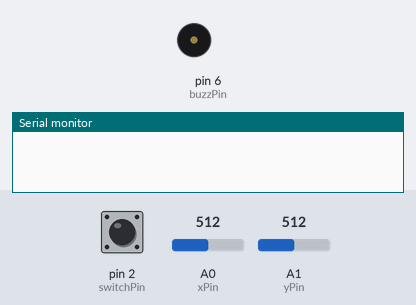
Bench run of a sketch on a simulated Arduino Uno, built with avr-gcc and run on an emulated ATmega328P. On the bench: buzzer (waves = sounding), the last lines printed to the serial monitor. The test bench sets the inputs (shaded band); at power-on: pin 2 (switchPin) HIGH, A0 (xPin) = 512, A1 (yPin) = 512.

Above: at 1.8 s.
1.9 s: pin 2 (switchPin) pulled LOW for 1.25 s
4.6 s: A0 (xPin) set to 716
At 6.1 s:
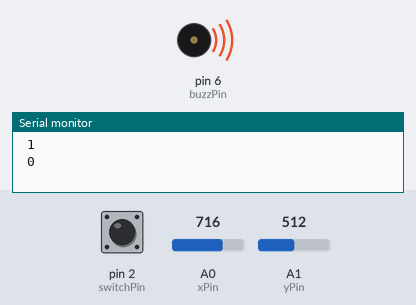
Timing chart, 0 to 7.6 s (numbered marks = the images above; inputs shaded):
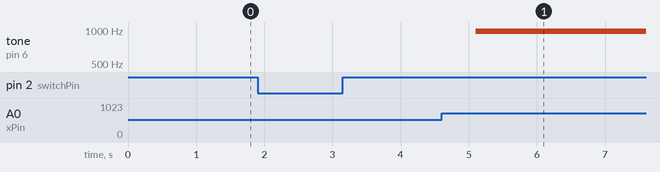

The sketch:

joystick_pwm.ino
```cpp
//* ===== ===== ===== ===== =====
//* Author:      Roy Wu
//* Description: Analog joystick with an active buzzer
//*              Buzzer tone can be adjusted by chaning joystick's position
//*              Buzzer noise can be minimied by pressing the push button on the joystick
//* History:     -05/xx/2020 initial version
//*              -03/21/2021 adding buzzOnOff()
//*              -04/02/2021 must use a PWM pin to run the code
//* ===== ===== ===== ===== =====

const int switchPin = 2; //* joystick
const int xPin = A0;     //* joystick
const int yPin = A1;     //* joystick
int buzzPin = 6;         //* buzzer


//* toggle viarable for buzzer's pinMode
int pinModeSW = 0;  //* 0: output, 1:input


//* ----------
//*     turn buzzer on/off by changing the pinMode
//* ----------
void buzzOnOff()
{
  switch (pinModeSW)
  {
    case 0:
      //* current pMode is OUTPUT, swith to INPUT and then break the loop
      //* buzzer shall be quite aftewards
      pinMode(buzzPin, INPUT);
      pinModeSW=1;
      Serial.print(" ");
      Serial.println(pinModeSW);
      break;
    case 1:
      //* current pMode is INPUT, swith to OUTPUT and break then the loop
      //* buzzer shall be noisy aftewards
      pinMode(buzzPin, OUTPUT);
      pinModeSW=0;
      Serial.print(" ");
      Serial.println(pinModeSW);
      break;
 }
}

//* ---------- ---------- ----------
//*     standard Arduino setup
//* ---------- ---------- ----------
void setup()
{
  pinMode(buzzPin,  OUTPUT);

  pinMode(switchPin, INPUT);
  digitalWrite(switchPin, HIGH);

  Serial.begin(9600);
}


//* ---------- ---------- ----------
//*     standard Arduino loop
//* ---------- ---------- ----------
void loop()
{
  int xValue = analogRead(xPin)*1024/256; //* 0 to 256
  int yValue = analogRead(yPin);          //* 0 to 1024
  int switchV = digitalRead(switchPin); //* high or low

  //* print switch value
//  Serial.println(switchV);
//  Serial.print("\n");

  //* ploting x and Y pin together
//  Serial.print(xValue);
//  Serial.print(" ");
//  Serial.println(yValue);

  //* when the push botton is pressed, toggle the buzzer on/off
  if (switchV ==0)
  {
    buzzOnOff();
  }

  int i;
  int counter = 0;
  while(counter < 5)
  {
    //* buzzing in one frequency
    for(i=0; i<100; i++)
    {
      analogWrite(buzzPin, xValue);
      delayMicroseconds(yValue);
      analogWrite(buzzPin, 0);
      delayMicroseconds(yValue);
    }
    counter++;
  }
  delay(500);
}
```

Measured:
- after the input at 4.6 s, tone on pin 6 (buzzPin): silent → 977 Hz after 0.50 s
